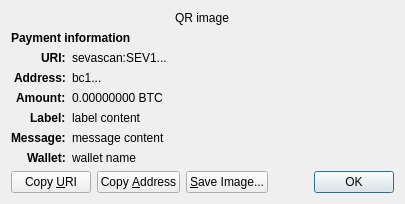
<?xml version="1.0" encoding="UTF-8"?>
<ui version="4.0">
 <class>ReceiveRequestDialog</class>
 <widget class="QDialog" name="ReceiveRequestDialog">
  <property name="geometry">
   <rect>
    <x>0</x>
    <y>0</y>
    <width>413</width>
    <height>229</height>
   </rect>
  </property>
  <property name="windowTitle">
   <string>Request payment to ...</string>
  </property>
  <layout class="QGridLayout" name="gridLayout" columnstretch="0,1">
   <property name="sizeConstraint">
    <enum>QLayout::SetFixedSize</enum>
   </property>
   <item row="0" column="0" colspan="2" alignment="Qt::AlignHCenter">
    <widget class="QRImageWidget" name="qr_code">
     <property name="text">
      <string notr="true">QR image</string>
     </property>
     <property name="textInteractionFlags">
      <set>Qt::NoTextInteraction</set>
     </property>
    </widget>
   </item>
   <item row="1" column="0" colspan="2">
    <widget class="QLabel" name="payment_header">
     <property name="font">
      <font>
       <weight>75</weight>
       <bold>true</bold>
      </font>
     </property>
     <property name="text">
      <string>Payment information</string>
     </property>
     <property name="textInteractionFlags">
      <set>Qt::NoTextInteraction</set>
     </property>
    </widget>
   </item>
   <item row="2" column="0" alignment="Qt::AlignRight|Qt::AlignTop">
    <widget class="QLabel" name="uri_tag">
     <property name="font">
      <font>
       <weight>75</weight>
       <bold>true</bold>
      </font>
     </property>
     <property name="text">
      <string notr="true">URI:</string>
     </property>
     <property name="textFormat">
      <enum>Qt::PlainText</enum>
     </property>
     <property name="textInteractionFlags">
      <set>Qt::NoTextInteraction</set>
     </property>
    </widget>
   </item>
   <item row="2" column="1" alignment="Qt::AlignTop">
    <widget class="QLabel" name="uri_content">
     <property name="text">
      <string notr="true">sevascan:SEV1...</string>
     </property>
     <property name="textFormat">
      <enum>Qt::RichText</enum>
     </property>
     <property name="wordWrap">
      <bool>true</bool>
     </property>
     <property name="textInteractionFlags">
      <set>Qt::TextSelectableByMouse</set>
     </property>
    </widget>
   </item>
   <item row="3" column="0" alignment="Qt::AlignRight|Qt::AlignTop">
    <widget class="QLabel" name="address_tag">
     <property name="font">
      <font>
       <weight>75</weight>
       <bold>true</bold>
      </font>
     </property>
     <property name="text">
      <string>Address:</string>
     </property>
     <property name="textInteractionFlags">
      <set>Qt::NoTextInteraction</set>
     </property>
    </widget>
   </item>
   <item row="3" column="1" alignment="Qt::AlignTop">
    <widget class="QLabel" name="address_content">
     <property name="text">
      <string notr="true">bc1...</string>
     </property>
     <property name="textFormat">
      <enum>Qt::PlainText</enum>
     </property>
     <property name="textInteractionFlags">
      <set>Qt::TextSelectableByMouse</set>
     </property>
    </widget>
   </item>
   <item row="4" column="0" alignment="Qt::AlignRight|Qt::AlignTop">
    <widget class="QLabel" name="amount_tag">
     <property name="font">
      <font>
       <weight>75</weight>
       <bold>true</bold>
      </font>
     </property>
     <property name="text">
      <string>Amount:</string>
     </property>
     <property name="textInteractionFlags">
      <set>Qt::NoTextInteraction</set>
     </property>
    </widget>
   </item>
   <item row="4" column="1" alignment="Qt::AlignTop">
    <widget class="QLabel" name="amount_content">
     <property name="text">
      <string notr="true">0.00000000 BTC</string>
     </property>
     <property name="textFormat">
      <enum>Qt::PlainText</enum>
     </property>
     <property name="textInteractionFlags">
      <set>Qt::TextSelectableByMouse</set>
     </property>
    </widget>
   </item>
   <item row="5" column="0" alignment="Qt::AlignRight|Qt::AlignTop">
    <widget class="QLabel" name="label_tag">
     <property name="font">
      <font>
       <weight>75</weight>
       <bold>true</bold>
      </font>
     </property>
     <property name="text">
      <string>Label:</string>
     </property>
     <property name="textInteractionFlags">
      <set>Qt::NoTextInteraction</set>
     </property>
    </widget>
   </item>
   <item row="5" column="1" alignment="Qt::AlignTop">
    <widget class="QLabel" name="label_content">
     <property name="text">
      <string notr="true">label content</string>
     </property>
     <property name="textFormat">
      <enum>Qt::PlainText</enum>
     </property>
     <property name="wordWrap">
      <bool>true</bool>
     </property>
     <property name="textInteractionFlags">
      <set>Qt::TextSelectableByMouse</set>
     </property>
    </widget>
   </item>
   <item row="6" column="0" alignment="Qt::AlignRight|Qt::AlignTop">
    <widget class="QLabel" name="message_tag">
     <property name="font">
      <font>
       <weight>75</weight>
       <bold>true</bold>
      </font>
     </property>
     <property name="text">
      <string>Message:</string>
     </property>
     <property name="textInteractionFlags">
      <set>Qt::NoTextInteraction</set>
     </property>
    </widget>
   </item>
   <item row="6" column="1" alignment="Qt::AlignTop">
    <widget class="QLabel" name="message_content">
     <property name="text">
      <string notr="true">message content</string>
     </property>
     <property name="textFormat">
      <enum>Qt::PlainText</enum>
     </property>
     <property name="wordWrap">
      <bool>true</bool>
     </property>
     <property name="textInteractionFlags">
      <set>Qt::TextSelectableByMouse</set>
     </property>
    </widget>
   </item>
   <item row="7" column="0" alignment="Qt::AlignRight|Qt::AlignTop">
    <widget class="QLabel" name="wallet_tag">
     <property name="font">
      <font>
       <weight>75</weight>
       <bold>true</bold>
      </font>
     </property>
     <property name="text">
      <string>Wallet:</string>
     </property>
     <property name="textInteractionFlags">
      <set>Qt::NoTextInteraction</set>
     </property>
    </widget>
   </item>
   <item row="7" column="1" alignment="Qt::AlignTop">
    <widget class="QLabel" name="wallet_content">
     <property name="text">
      <string notr="true">wallet name</string>
     </property>
     <property name="textFormat">
      <enum>Qt::PlainText</enum>
     </property>
     <property name="wordWrap">
      <bool>true</bool>
     </property>
     <property name="textInteractionFlags">
      <set>Qt::TextSelectableByMouse</set>
     </property>
    </widget>
   </item>
   <item row="8" column="0" colspan="2">
    <layout class="QHBoxLayout" name="horizontalLayout">
     <item>
      <widget class="QPushButton" name="btnCopyURI">
       <property name="text">
        <string>Copy &amp;URI</string>
       </property>
       <property name="autoDefault">
        <bool>false</bool>
       </property>
      </widget>
     </item>
     <item>
      <widget class="QPushButton" name="btnCopyAddress">
       <property name="text">
        <string>Copy &amp;Address</string>
       </property>
       <property name="autoDefault">
        <bool>false</bool>
       </property>
      </widget>
     </item>
     <item>
      <widget class="QPushButton" name="btnSaveAs">
       <property name="text">
        <string>&amp;Save Image...</string>
       </property>
       <property name="autoDefault">
        <bool>false</bool>
       </property>
      </widget>
     </item>
     <item>
      <spacer name="horizontalSpacer_2">
       <property name="orientation">
        <enum>Qt::Horizontal</enum>
       </property>
       <property name="sizeHint" stdset="0">
        <size>
         <width>40</width>
         <height>20</height>
        </size>
       </property>
      </spacer>
     </item>
     <item>
      <widget class="QDialogButtonBox" name="buttonBox">
       <property name="focusPolicy">
        <enum>Qt::StrongFocus</enum>
       </property>
       <property name="standardButtons">
        <set>QDialogButtonBox::Ok</set>
       </property>
      </widget>
     </item>
    </layout>
   </item>
  </layout>
 </widget>
 <customwidgets>
  <customwidget>
   <class>QRImageWidget</class>
   <extends>QLabel</extends>
   <header>qt/qrimagewidget.h</header>
  </customwidget>
 </customwidgets>
 <tabstops>
  <tabstop>buttonBox</tabstop>
  <tabstop>btnCopyURI</tabstop>
  <tabstop>btnCopyAddress</tabstop>
  <tabstop>btnSaveAs</tabstop>
 </tabstops>
 <resources/>
 <connections>
  <connection>
   <sender>buttonBox</sender>
   <signal>accepted()</signal>
   <receiver>ReceiveRequestDialog</receiver>
   <slot>accept()</slot>
   <hints>
    <hint type="sourcelabel">
     <x>135</x>
     <y>230</y>
    </hint>
    <hint type="destinationlabel">
     <x>135</x>
     <y>126</y>
    </hint>
   </hints>
  </connection>
 </connections>
</ui>
